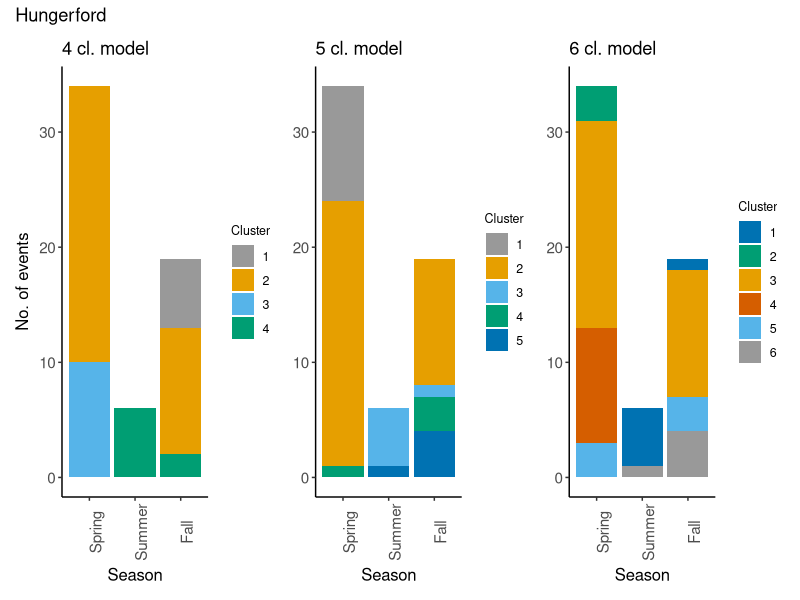
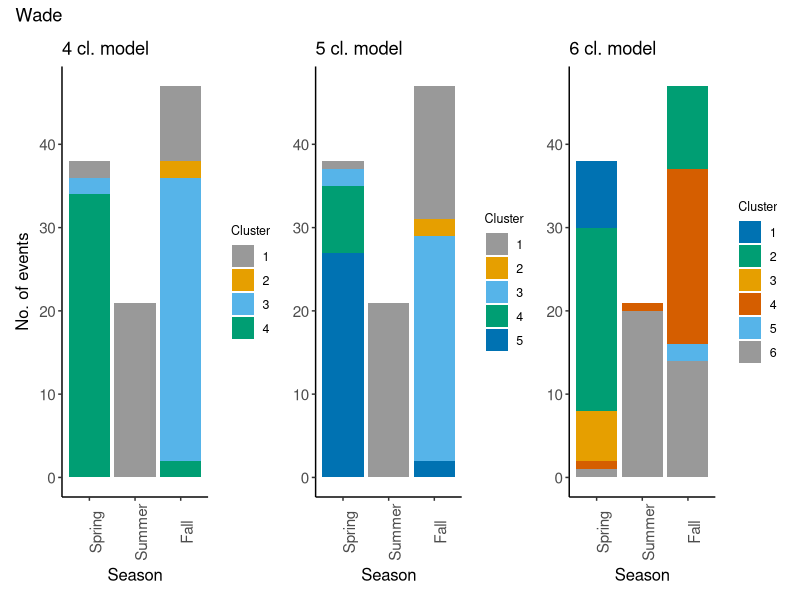
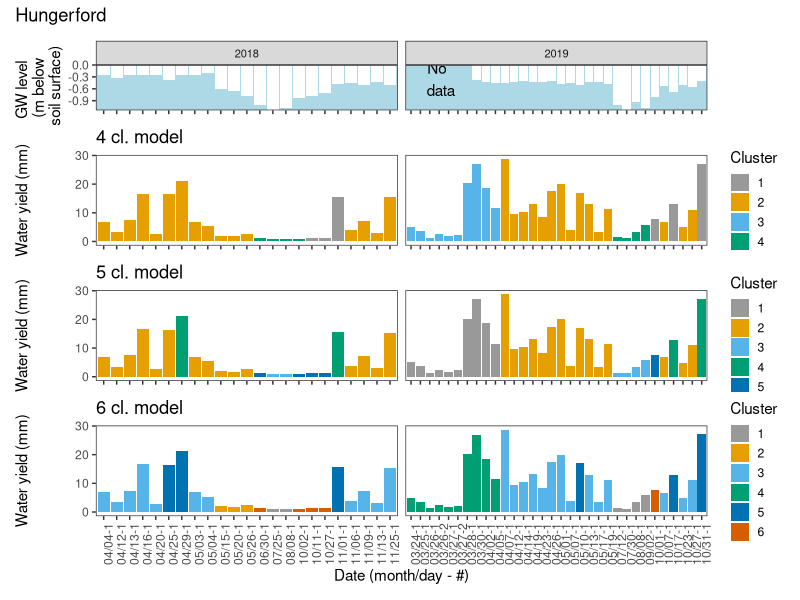
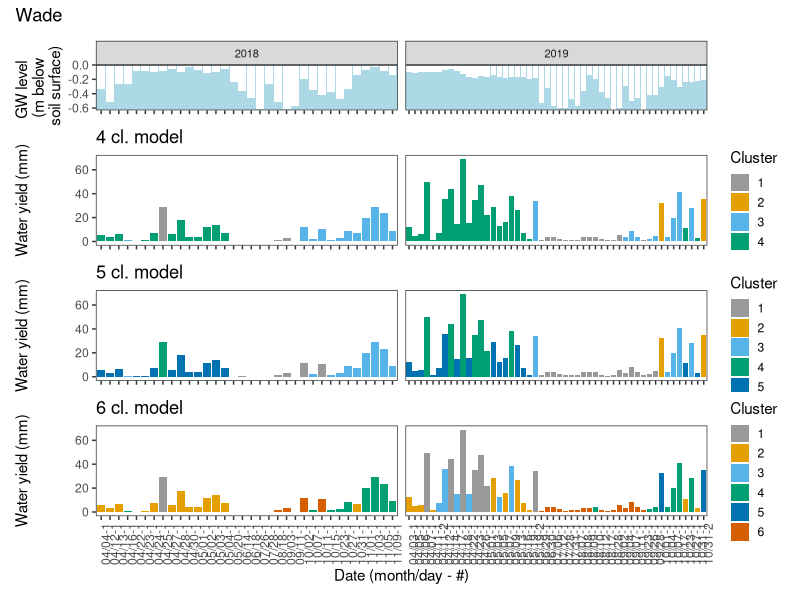
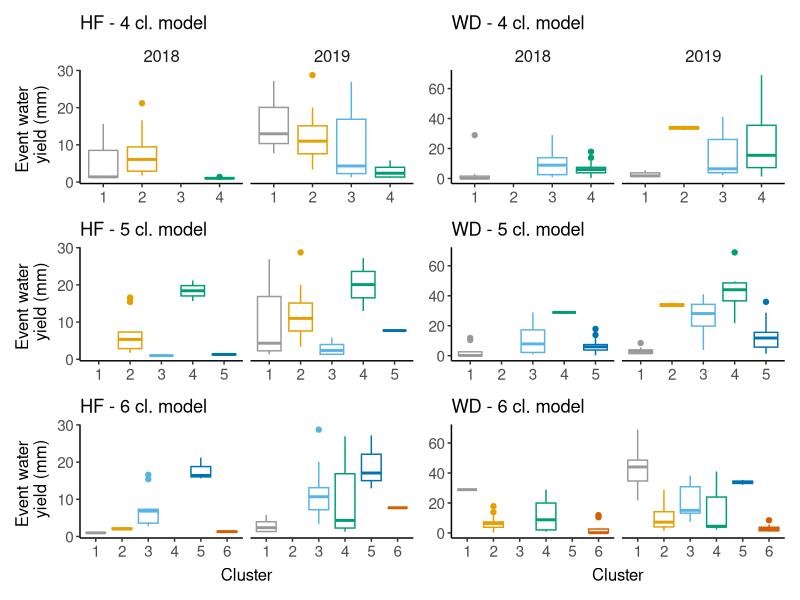
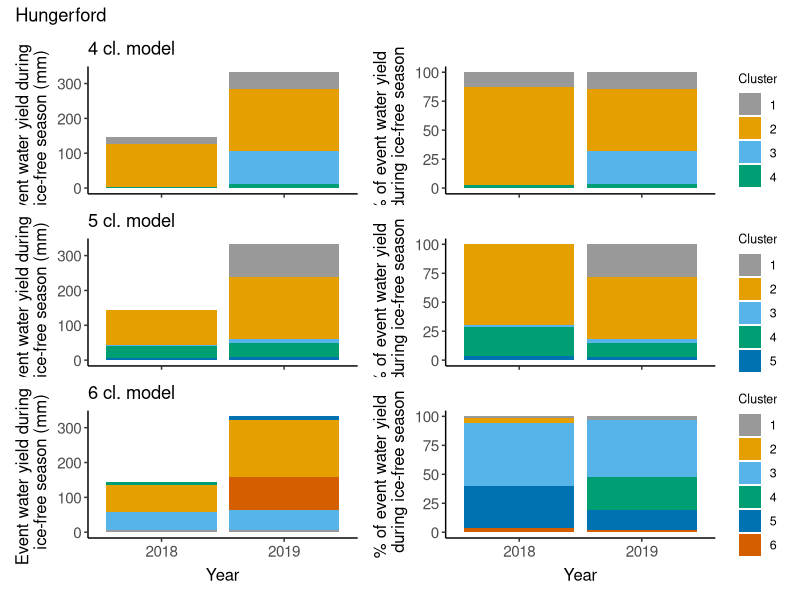
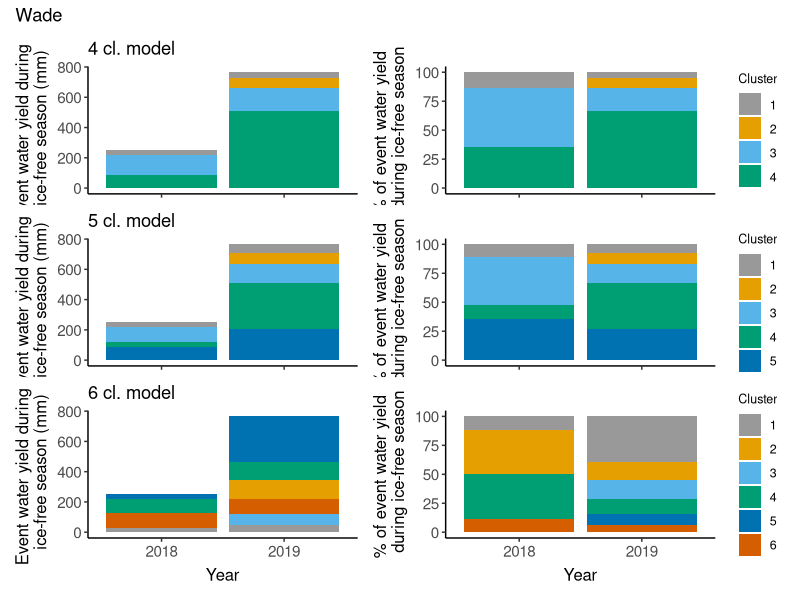

Recreate these plots in R, in order.
## ---- chunk 1
# Set defaults
knitr::opts_chunk$set(fig.width = 6, fig.asp = 0.618, out.width = "70%", fig.align = "center")

# Load packages
  library("here")      # to make file paths fail less
  library("tidyverse") # general workhorse
  library("lubridate") # to work with dates
  library("patchwork") # arranging multiple plots
## ---- chunk 2
# Read in data
  # Calculated event metrics for each site as calculated in compile_calculate_allVars.R
  hford <- read_csv(here("Data", "eventMetrics_hford.csv")) %>% 
    mutate(event_start = ymd_hms(event_start, tz = "Etc/GMT+4"))

  wade <- read_csv(here("Data", "eventMetrics_wade.csv")) %>% 
    mutate(event_start = ymd_hms(event_start, tz = "Etc/GMT+4"))

  # SOM results from SOManalysis_SITE_yields_VAR.Rmd
  # Water
  som_wat_hf <- read_csv(here("Data", "somResults", "hford", "yields", "water", "2021-04-07", "Results_hford_withClusters.csv"))
  som_wat_wd <- read_csv(here("Data", "somResults", "wade", "yields", "water", "2021-04-07", "Results_wade_withClusters.csv"))
  # NO3
  som_no3_hf <- read_csv(here("Data", "somResults", "hford", "yields", "NO3", "2021-04-08", "Results_hford_withClusters.csv"))
  som_no3_wd <- read_csv(here("Data", "somResults", "wade", "yields", "NO3", "2021-04-12", "Results_wade_withClusters.csv"))
  # SRP
  som_srp_hf <- read_csv(here("Data", "somResults", "hford", "yields", "SRP", "2021-04-08", "Results_hford_withClusters.csv"))
  som_srp_wd <- read_csv(here("Data", "somResults", "wade", "yields", "SRP", "2021-04-12", "Results_wade_withClusters.csv"))
  # Turbidity
  som_turb_hf <- read_csv(here("Data", "somResults", "hford", "yields", "turb", "2021-04-09", "Results_hford_withClusters.csv"))
  som_turb_wd <- read_csv(here("Data", "somResults", "wade", "yields", "turb", "2021-04-13", "Results_wade_withClusters.csv"))  

## ---- chunk 3
# Plotting specifics
  theme1 <- theme_classic() +
            theme(axis.text = element_text(size = 11),
                  axis.title = element_text(size = 12),
                  axis.title.x = element_text(margin=margin(5,0,0,0)),
                  axis.title.y = element_text(margin=margin(0,5,0,0)),
                  legend.title = element_text(size = 9),
                  legend.text = element_text(size = 9))
  
  # A new theme for the hysteresis plots
  theme2 <- theme(axis.line = element_blank(),
                  axis.text = element_text(size = 8),
                  axis.title = element_blank(),
                  plot.margin = unit(c(1.25,1.25,1.25,1.25), "lines"),
                  panel.background = element_blank(),
                  panel.grid.major = element_blank(), 
                  panel.grid.minor = element_blank(),
                  legend.text = element_text(size = 6),
                  legend.key.size = unit(0.1, "in"),
                  legend.margin = margin(0, 0, 0, 0),
                  legend.title = element_text(size = 6)) 
## ---- chunk 4
# Look at how cluters map onto seasons
  # Hford
    # 4 clusters
    p_hf_1 <- som_wat_hf %>% 
      group_by(clust_wat_4cl, season) %>% 
      tally() %>% 
      # Order the seasons
      mutate(season = factor(season, levels = c("spring", "summer", "fall"), labels = c("Spring", "Summer", "Fall"))) %>%
      mutate(cluster = factor(clust_wat_4cl)) %>% 
      ggplot(aes(x = season, y = n, fill = cluster)) +
        geom_bar(position = "stack", stat = "identity") +
        scale_fill_manual(name = "Cluster",
                          values = c("#999999", "#E69F00", "#56B4E9", "#009E73", "#0072B2", "#D55E00", "#CC79A7")) +
        ylab("No. of events") +
        xlab("Season") +
        theme1 +
        theme(axis.text.x = element_text(angle = 90)) +
        ggtitle("4 cl. model")

    # 5 clusters
    p_hf_2 <- som_wat_hf %>% 
      group_by(clust_wat_5cl, season) %>% 
      tally() %>% 
      # Order the seasons
      mutate(season = factor(season, levels = c("spring", "summer", "fall"), labels = c("Spring", "Summer", "Fall"))) %>%
      mutate(cluster = factor(clust_wat_5cl)) %>% 
      ggplot(aes(x = season, y = n, fill = cluster)) +
        geom_bar(position = "stack", stat = "identity") +
        scale_fill_manual(name = "Cluster",
                          values = c("#999999", "#E69F00", "#56B4E9", "#009E73", "#0072B2", "#D55E00", "#CC79A7")) +
        ylab("No. of events") +
        xlab("Season") +
        theme1 +
        theme(axis.title.y = element_blank(),
              axis.text.x = element_text(angle = 90)) +
        ggtitle("5 cl. model")
    
    # 6 clusters
    # NOTE: Colors are rearranged here to make clusters align with above 2 models; if anything changes, change these
    p_hf_3 <- som_wat_hf %>% 
      group_by(clust_wat_6cl, season) %>% 
      tally() %>% 
      # Order the seasons
      mutate(season = factor(season, levels = c("spring", "summer", "fall"), labels = c("Spring", "Summer", "Fall"))) %>%
      mutate(cluster = factor(clust_wat_6cl)) %>% 
      ggplot(aes(x = season, y = n, fill = cluster)) +
        geom_bar(position = "stack", stat = "identity") +
        scale_fill_manual(name = "Cluster",
                          # These have been rearranged for this model
                          values = c("#0072B2", "#009E73", "#E69F00", "#D55E00", "#56B4E9", "#999999", "#CC79A7")) +
        ylab("No. of events") +
        xlab("Season") +
        theme1 +
        theme(axis.title.y = element_blank(),
              axis.text.x = element_text(angle = 90)) +
        ggtitle("6 cl. model")
    
    # Arrange Hford plots
    p_hf_1 + p_hf_2 + p_hf_3 +
      plot_annotation(
        title = "Hungerford"
      )
    
  # Wade
    # 4 clusters
    p_wd_1 <- som_wat_wd %>% 
      filter(season != "winter") %>% 
      group_by(clust_wat_4cl, season) %>% 
      tally() %>% 
      # Order the seasons
      mutate(season = factor(season, levels = c("spring", "summer", "fall"), labels = c("Spring", "Summer", "Fall"))) %>%
      mutate(cluster = factor(clust_wat_4cl)) %>% 
      ggplot(aes(x = season, y = n, fill = cluster)) +
        geom_bar(position = "stack", stat = "identity") +
        scale_fill_manual(name = "Cluster",
                          values = c("#999999", "#E69F00", "#56B4E9", "#009E73", "#0072B2", "#D55E00", "#CC79A7")) +
        ylab("No. of events") +
        xlab("Season") +
        theme1 +
        theme(axis.text.x = element_text(angle = 90)) +
        ggtitle("4 cl. model")

    # 5 clusters
    p_wd_2 <- som_wat_wd %>% 
      filter(season != "winter") %>% 
      group_by(clust_wat_5cl, season) %>% 
      tally() %>% 
      # Order the seasons
      mutate(season = factor(season, levels = c("spring", "summer", "fall"), labels = c("Spring", "Summer", "Fall"))) %>%
      mutate(cluster = factor(clust_wat_5cl)) %>% 
      ggplot(aes(x = season, y = n, fill = cluster)) +
        geom_bar(position = "stack", stat = "identity") +
        scale_fill_manual(name = "Cluster",
                          values = c("#999999", "#E69F00", "#56B4E9", "#009E73", "#0072B2", "#D55E00", "#CC79A7")) +
        ylab("No. of events") +
        xlab("Season") +
        theme1 +
        theme(axis.title.y = element_blank(),
              axis.text.x = element_text(angle = 90)) +
        ggtitle("5 cl. model")
    
    # 6 clusters
    # NOTE: Colors are rearranged here to make clusters align with above 2 models; if anything changes, change these
    p_wd_3 <- som_wat_wd %>% 
      filter(season != "winter") %>% 
      group_by(clust_wat_6cl, season) %>% 
      tally() %>% 
      # Order the seasons
      mutate(season = factor(season, levels = c("spring", "summer", "fall"), labels = c("Spring", "Summer", "Fall"))) %>%
      mutate(cluster = factor(clust_wat_6cl)) %>% 
      ggplot(aes(x = season, y = n, fill = cluster)) +
        geom_bar(position = "stack", stat = "identity") +
        scale_fill_manual(name = "Cluster",
                          # These have been rearranged for this model
                          values = c("#0072B2", "#009E73", "#E69F00", "#D55E00", "#56B4E9", "#999999", "#CC79A7")) +
        ylab("No. of events") +
        xlab("Season") +
        theme1 +
        theme(axis.title.y = element_blank(),
              axis.text.x = element_text(angle = 90)) +
        ggtitle("6 cl. model")
    
    # Arrange wdord plots
    p_wd_1 + p_wd_2 + p_wd_3 +
      plot_annotation(
        title = "Wade"
      )    
  
# ggsave(here("Plots", "som_wat_hf_clustersBySeason.pdf"), device = "pdf", width = 4, height = 4, units = "in", dpi = 150)
## ---- chunk 5
# Plot timeline of event water yields & ratios colored by cluster number
# HFORD
  # First graph GW level data along with water yield timeline
  # Text for missing data on 2019 plot
  ann_text <- data.frame(month_day_rep = "03/26-2", gw_1d_well5 = -0.35, lab = "No \n data",
                         year = factor(2019, levels = c("2018", "2019")))
  # GW Plot
  p_hf_4 <- som_wat_hf %>% 
    # Only 2 events in 2017, so cutting out 2017
    filter(year(event_start) != 2017) %>%
     # Add leading zero to single digit months and days
    mutate(year = year(event_start),
           month = str_pad(month(event_start), 2, pad = 0),
           day = str_pad(day(event_start), 2, pad = 0),
           month_day = paste(month, "/", day, sep = "")) %>%
    # There is one day where there are two events, add a rep for month_day and make month_day_rep ID
    group_by(year, month_day) %>% 
    mutate(rep = row_number()) %>% 
    mutate(month_day_rep = paste(month_day, rep, sep = "-")) %>% 
  
    ggplot(aes(x = month_day_rep, y = gw_1d_well5)) +
      facet_wrap(~year, scales = "free_x", ncol = 2) +
      geom_bar(stat = "identity", fill = "white") +
      ylab("GW level \n (m below \n soil surface)") +
      xlab("Date (month/day - #)") +
      scale_y_continuous(expand = c(0, 0)) +
      theme_bw() +
      theme(panel.grid = element_blank(),
            panel.background = element_rect(fill = "lightblue"),
            strip.text.x = element_text(size = 8),
            axis.text.x = element_blank(),
            axis.title.x = element_blank()) +
    geom_text(data = ann_text, label = "No \n data")

  # 4 cluster model
  p_hf_5 <- som_wat_hf %>% 
    # Only 2 events in 2017, so cutting out 2017
    filter(year(event_start) != 2017) %>%
     # Add leading zero to single digit months and days
    mutate(year = year(event_start),
           month = str_pad(month(event_start), 2, pad = 0),
           day = str_pad(day(event_start), 2, pad = 0),
           month_day = paste(month, "/", day, sep = "")) %>%
    # There is one day where there are two events, add a rep for month_day and make month_day_rep ID
    group_by(year, month_day) %>% 
    mutate(rep = row_number()) %>% 
    mutate(month_day_rep = paste(month_day, rep, sep = "-")) %>% 
  
    ggplot(aes(x = month_day_rep, y = q_mm, fill = as.factor(clust_wat_4cl))) +
      facet_wrap(~year, scales = "free_x", ncol = 2) +
      geom_bar(stat = "identity") +
      # scale_fill_manual(name = "Cluster",
      #                   values = c("#999999", "#E69F00", "#56B4E9", "#009E73", "#0072B2", "#D55E00", "#CC79A7"),
      #                   labels = c("Warm, dry soil, big rain", 
      #                              "Very wet soil, rain/melt",
      #                              "Cold, dry soil, mostly melt",
      #                              "Low sun, wet soil, low-int. rain")) +
      scale_fill_manual(name = "Cluster",
                        values = c("#999999", "#E69F00", "#56B4E9", "#009E73", "#0072B2", "#D55E00", "#CC79A7")) +
      ylab("Water yield (mm)") +
      xlab("Date (month/day - #)") +
      theme_bw() +
      theme(panel.grid = element_blank(),
            legend.key.size = unit(0.5, "cm"),
            axis.text.x = element_blank(),
            strip.background = element_blank(),
            strip.text.x = element_blank(),
            axis.title.x = element_blank()) +
      ggtitle("4 cl. model")

  # 5 cluster model
  p_hf_6 <- som_wat_hf %>% 
    # Only 2 events in 2017, so cutting out 2017
    filter(year(event_start) != 2017) %>%
     # Add leading zero to single digit months and days
    mutate(year = year(event_start),
           month = str_pad(month(event_start), 2, pad = 0),
           day = str_pad(day(event_start), 2, pad = 0),
           month_day = paste(month, "/", day, sep = "")) %>%
    # There is one day where there are two events, add a rep for month_day and make month_day_rep ID
    group_by(year, month_day) %>% 
    mutate(rep = row_number()) %>% 
    mutate(month_day_rep = paste(month_day, rep, sep = "-")) %>% 
  
    ggplot(aes(x = month_day_rep, y = q_mm, fill = as.factor(clust_wat_5cl))) +
      facet_wrap(~year, scales = "free_x", ncol = 2) +
      geom_bar(stat = "identity") +
      # scale_fill_manual(name = "Cluster",
      #                   values = c("#999999", "#E69F00", "#56B4E9", "#009E73", "#0072B2", "#D55E00", "#CC79A7"),
      #                   labels = c("Warm, dry soil, big rain", 
      #                              "Very wet soil, rain/melt",
      #                              "Cold, dry soil, mostly melt",
      #                              "Low sun, wet soil, low-int. rain")) +
      scale_fill_manual(name = "Cluster",
                        values = c("#999999", "#E69F00", "#56B4E9", "#009E73", "#0072B2", "#D55E00", "#CC79A7")) +
      ylab("Water yield (mm)") +
      xlab("Date (month/day - #)") +
      theme_bw() +
      theme(panel.grid = element_blank(),
            legend.key.size = unit(0.5, "cm"),
            axis.text.x = element_blank(),
            strip.background = element_blank(),
            strip.text.x = element_blank(),
            axis.title.x = element_blank()) +
      ggtitle("5 cl. model")
  
  # 6 cluster model
  # NOTE: Colors are rearranged here to make clusters align with above 2 models; if anything changes, change these
  p_hf_7 <- som_wat_hf %>% 
    # Only 2 events in 2017, so cutting out 2017
    filter(year(event_start) != 2017) %>%
     # Add leading zero to single digit months and days
    mutate(year = year(event_start),
           month = str_pad(month(event_start), 2, pad = 0),
           day = str_pad(day(event_start), 2, pad = 0),
           month_day = paste(month, "/", day, sep = "")) %>%
    # There is one day where there are two events, add a rep for month_day and make month_day_rep ID
    group_by(year, month_day) %>% 
    mutate(rep = row_number()) %>% 
    mutate(month_day_rep = paste(month_day, rep, sep = "-")) %>% 
  
    ggplot(aes(x = month_day_rep, y = q_mm, fill = as.factor(clust_wat_6cl))) +
      facet_wrap(~year, scales = "free_x", ncol = 2) +
      # facet_grid(var ~ year, scales = "free") +
      geom_bar(stat = "identity") +
      # scale_fill_manual(name = "Cluster",
      #                   values = c("#999999", "#E69F00", "#56B4E9", "#009E73", "#0072B2", "#D55E00", "#CC79A7"),
      #                   labels = c("Warm, dry soil, big rain", 
      #                              "Very wet soil, rain/melt",
      #                              "Cold, dry soil, mostly melt",
      #                              "Low sun, wet soil, low-int. rain")) +
      scale_fill_manual(name = "Cluster",
                        values = c("#999999", "#E69F00", "#56B4E9", "#009E73", "#0072B2", "#D55E00", "#CC79A7")) +
      ylab("Water yield (mm)") +
      xlab("Date (month/day - #)") +
      theme_bw() +
      theme(panel.grid = element_blank(),
            legend.key.size = unit(0.5, "cm"),
            # strip.text.x = element_text(size = 8),
            axis.text.x = element_text(angle = 90),
            strip.background = element_blank(),
            strip.text.x = element_blank()) +
      ggtitle("6 cl. model")  


# Combine the plots into one using the patchwork library
p_hf_4 / p_hf_5 / p_hf_6 / p_hf_7 +
  plot_layout(
    ncol = 1, 
    heights = c(1, 2, 2, 2)) +
  plot_annotation(
    title = "Hungerford"
  )

# WADE
  # GW Plot
  p_wd_4 <- som_wat_wd %>% 
    # Only 2 events in 2017, so cutting out 2017
    filter(year(event_start) != 2017) %>%
     # Add leading zero to single digit months and days
    mutate(year = year(event_start),
           month = str_pad(month(event_start), 2, pad = 0),
           day = str_pad(day(event_start), 2, pad = 0),
           month_day = paste(month, "/", day, sep = "")) %>%
    # There is one day where there are two events, add a rep for month_day and make month_day_rep ID
    group_by(year, month_day) %>% 
    mutate(rep = row_number()) %>% 
    mutate(month_day_rep = paste(month_day, rep, sep = "-")) %>% 
  
    ggplot(aes(x = month_day_rep, y = gw_1d_well5)) +
      facet_wrap(~year, scales = "free_x", ncol = 2) +
      geom_bar(stat = "identity", fill = "white") +
      ylab("GW level \n (m below \n soil surface)") +
      xlab("Date (month/day - #)") +
      scale_y_continuous(expand = c(0, 0)) +
      theme_bw() +
      theme(panel.grid = element_blank(),
            panel.background = element_rect(fill = "lightblue"),
            strip.text.x = element_text(size = 8),
            axis.text.x = element_blank(),
            axis.title.x = element_blank())
    # geom_text(data = ann_text, label = "No \n data")

  # 4 cluster model
  p_wd_5 <- som_wat_wd %>% 
    # Only 2 events in 2017, so cutting out 2017
    filter(year(event_start) != 2017) %>%
     # Add leading zero to single digit months and days
    mutate(year = year(event_start),
           month = str_pad(month(event_start), 2, pad = 0),
           day = str_pad(day(event_start), 2, pad = 0),
           month_day = paste(month, "/", day, sep = "")) %>%
    # There is one day where there are two events, add a rep for month_day and make month_day_rep ID
    group_by(year, month_day) %>% 
    mutate(rep = row_number()) %>% 
    mutate(month_day_rep = paste(month_day, rep, sep = "-")) %>% 
  
    ggplot(aes(x = month_day_rep, y = q_mm, fill = as.factor(clust_wat_4cl))) +
      facet_wrap(~year, scales = "free_x", ncol = 2) +
      geom_bar(stat = "identity") +
      # scale_fill_manual(name = "Cluster",
      #                   values = c("#999999", "#E69F00", "#56B4E9", "#009E73", "#0072B2", "#D55E00", "#CC79A7"),
      #                   labels = c("Warm, dry soil, big rain", 
      #                              "Very wet soil, rain/melt",
      #                              "Cold, dry soil, mostly melt",
      #                              "Low sun, wet soil, low-int. rain")) +
      scale_fill_manual(name = "Cluster",
                        values = c("#999999", "#E69F00", "#56B4E9", "#009E73", "#0072B2", "#D55E00", "#CC79A7")) +
      ylab("Water yield (mm)") +
      xlab("Date (month/day - #)") +
      theme_bw() +
      theme(panel.grid = element_blank(),
            legend.key.size = unit(0.5, "cm"),
            axis.text.x = element_blank(),
            strip.background = element_blank(),
            strip.text.x = element_blank(),
            axis.title.x = element_blank()) +
      ggtitle("4 cl. model")

  # 5 cluster model
  p_wd_6 <- som_wat_wd %>% 
    # Only 2 events in 2017, so cutting out 2017
    filter(year(event_start) != 2017) %>%
     # Add leading zero to single digit months and days
    mutate(year = year(event_start),
           month = str_pad(month(event_start), 2, pad = 0),
           day = str_pad(day(event_start), 2, pad = 0),
           month_day = paste(month, "/", day, sep = "")) %>%
    # There is one day where there are two events, add a rep for month_day and make month_day_rep ID
    group_by(year, month_day) %>% 
    mutate(rep = row_number()) %>% 
    mutate(month_day_rep = paste(month_day, rep, sep = "-")) %>% 
  
    ggplot(aes(x = month_day_rep, y = q_mm, fill = as.factor(clust_wat_5cl))) +
      facet_wrap(~year, scales = "free_x", ncol = 2) +
      geom_bar(stat = "identity") +
      # scale_fill_manual(name = "Cluster",
      #                   values = c("#999999", "#E69F00", "#56B4E9", "#009E73", "#0072B2", "#D55E00", "#CC79A7"),
      #                   labels = c("Warm, dry soil, big rain", 
      #                              "Very wet soil, rain/melt",
      #                              "Cold, dry soil, mostly melt",
      #                              "Low sun, wet soil, low-int. rain")) +
      scale_fill_manual(name = "Cluster",
                        values = c("#999999", "#E69F00", "#56B4E9", "#009E73", "#0072B2", "#D55E00", "#CC79A7")) +
      ylab("Water yield (mm)") +
      xlab("Date (month/day - #)") +
      theme_bw() +
      theme(panel.grid = element_blank(),
            legend.key.size = unit(0.5, "cm"),
            axis.text.x = element_blank(),
            strip.background = element_blank(),
            strip.text.x = element_blank(),
            axis.title.x = element_blank()) +
      ggtitle("5 cl. model")
  
  # 6 cluster model
  # NOTE: Colors are rearranged here to make clusters align with above 2 models; if anything changes, change these
  p_wd_7 <- som_wat_wd %>% 
    # Only 2 events in 2017, so cutting out 2017
    filter(year(event_start) != 2017) %>%
     # Add leading zero to single digit months and days
    mutate(year = year(event_start),
           month = str_pad(month(event_start), 2, pad = 0),
           day = str_pad(day(event_start), 2, pad = 0),
           month_day = paste(month, "/", day, sep = "")) %>%
    # There is one day where there are two events, add a rep for month_day and make month_day_rep ID
    group_by(year, month_day) %>% 
    mutate(rep = row_number()) %>% 
    mutate(month_day_rep = paste(month_day, rep, sep = "-")) %>% 
  
    ggplot(aes(x = month_day_rep, y = q_mm, fill = as.factor(clust_wat_6cl))) +
      facet_wrap(~year, scales = "free_x", ncol = 2) +
      # facet_grid(var ~ year, scales = "free") +
      geom_bar(stat = "identity") +
      # scale_fill_manual(name = "Cluster",
      #                   values = c("#999999", "#E69F00", "#56B4E9", "#009E73", "#0072B2", "#D55E00", "#CC79A7"),
      #                   labels = c("Warm, dry soil, big rain", 
      #                              "Very wet soil, rain/melt",
      #                              "Cold, dry soil, mostly melt",
      #                              "Low sun, wet soil, low-int. rain")) +
      scale_fill_manual(name = "Cluster",
                        values = c("#999999", "#E69F00", "#56B4E9", "#009E73", "#0072B2", "#D55E00", "#CC79A7")) +
      ylab("Water yield (mm)") +
      xlab("Date (month/day - #)") +
      theme_bw() +
      theme(panel.grid = element_blank(),
            legend.key.size = unit(0.5, "cm"),
            # strip.text.x = element_text(size = 8),
            axis.text.x = element_text(angle = 90),
            strip.background = element_blank(),
            strip.text.x = element_blank()) +
      ggtitle("6 cl. model")  


# Combine the plots into one using the patchwork library
p_wd_4 / p_wd_5 / p_wd_6 / p_wd_7 +
  plot_layout(
    ncol = 1, 
    heights = c(1, 2, 2, 2)) +
  plot_annotation(
    title = "Wade"
  )

# ggsave(here("Plots", "som_wat_hf_eventsByCluster.pdf"), device = "pdf", width = 10, height = 6, units = "in", dpi = 150)
## ---- chunk 6
# Plot boxplots of water yields attributed to each cluster
# HFORD
  # 4 clusters
  pl_hf_x1 <- som_wat_hf %>% 
    mutate(year = year(event_start)) %>% 
    filter(year != 2017) %>% 
    ggplot(aes(x = factor(clust_wat_4cl), y = q_mm, color = factor(clust_wat_4cl))) +
    facet_wrap(~year) +
    geom_boxplot() +
    scale_color_manual(name = "Cluster",
                      values = c("#999999", "#E69F00", "#56B4E9", "#009E73", "#0072B2", "#D55E00", "#CC79A7")) +
    ylab("Event water \n yield (mm)") +
    xlab("Cluster") +
    theme1 +
    theme(legend.position = "none",
          strip.background = element_blank(),
          strip.text.x = element_text(size = 12),
          axis.title.x = element_blank()) +
  ggtitle("HF - 4 cl. model")

  # 5 clusters
  pl_hf_x2 <- som_wat_hf %>% 
    mutate(year = year(event_start)) %>% 
    filter(year != 2017) %>% 
    ggplot(aes(x = factor(clust_wat_5cl), y = q_mm, color = factor(clust_wat_5cl))) +
    facet_wrap(~year) +
    geom_boxplot() +
    scale_color_manual(name = "Cluster",
                      values = c("#999999", "#E69F00", "#56B4E9", "#009E73", "#0072B2", "#D55E00", "#CC79A7")) +
    ylab("Event water \n yield (mm)") +
    xlab("Cluster") +
    theme1 +
    theme(legend.position = "none",
          strip.background = element_blank(),
          strip.text.x = element_blank(),
          axis.title.x = element_blank()) +
  ggtitle("HF - 5 cl. model")
  
  # 6 clusters
  pl_hf_x3 <- som_wat_hf %>% 
    mutate(year = year(event_start)) %>% 
    filter(year != 2017) %>% 
    ggplot(aes(x = factor(clust_wat_6cl), y = q_mm, color = factor(clust_wat_6cl))) +
    facet_wrap(~year) +
    geom_boxplot() +
    scale_color_manual(name = "Cluster",
                      values = c("#999999", "#E69F00", "#56B4E9", "#009E73", "#0072B2", "#D55E00", "#CC79A7")) +
    ylab("Event water \n yield (mm)") +
    xlab("Cluster") +
    theme1 +
    theme(legend.position = "none",
          strip.background = element_blank(),
          strip.text.x = element_blank()) +
  ggtitle("HF - 6 cl. model")
  
# WADE
  # 4 clusters
  pl_wd_x1 <- som_wat_wd %>% 
    mutate(year = year(event_start)) %>% 
    filter(year != 2017) %>% 
    ggplot(aes(x = factor(clust_wat_4cl), y = q_mm, color = factor(clust_wat_4cl))) +
    facet_wrap(~year) +
    geom_boxplot() +
    scale_color_manual(name = "Cluster",
                      values = c("#999999", "#E69F00", "#56B4E9", "#009E73", "#0072B2", "#D55E00", "#CC79A7")) +
    ylab("Event water \n yield (mm)") +
    xlab("Cluster") +
    theme1 +
    theme(legend.position = "none",
          strip.background = element_blank(),
          strip.text.x = element_text(size = 12),
          axis.title.x = element_blank(),
          axis.title.y = element_blank()) +
  ggtitle("WD - 4 cl. model")

  # 5 clusters
  pl_wd_x2 <- som_wat_wd %>% 
    mutate(year = year(event_start)) %>% 
    filter(year != 2017) %>% 
    ggplot(aes(x = factor(clust_wat_5cl), y = q_mm, color = factor(clust_wat_5cl))) +
    facet_wrap(~year) +
    geom_boxplot() +
    scale_color_manual(name = "Cluster",
                      values = c("#999999", "#E69F00", "#56B4E9", "#009E73", "#0072B2", "#D55E00", "#CC79A7")) +
    ylab("Event water \n yield (mm)") +
    xlab("Cluster") +
    theme1 +
    theme(legend.position = "none",
          strip.background = element_blank(),
          strip.text.x = element_blank(),
          axis.title.x = element_blank(),
          axis.title.y = element_blank()) +
  ggtitle("WD - 5 cl. model")
  
  # 6 clusters
  pl_wd_x3 <- som_wat_wd %>% 
    mutate(year = year(event_start)) %>% 
    filter(year != 2017) %>% 
    ggplot(aes(x = factor(clust_wat_6cl), y = q_mm, color = factor(clust_wat_6cl))) +
    facet_wrap(~year) +
    geom_boxplot() +
    scale_color_manual(name = "Cluster",
                      values = c("#999999", "#E69F00", "#56B4E9", "#009E73", "#0072B2", "#D55E00", "#CC79A7")) +
    ylab("Event water \n yield (mm)") +
    xlab("Cluster") +
    theme1 +
    theme(legend.position = "none",
          strip.background = element_blank(),
          strip.text.x = element_blank(),
          axis.title.y = element_blank()) +
  ggtitle("WD - 6 cl. model")
  
# Combine plots
  pl_c_hf1 <- pl_hf_x1 / pl_hf_x2 / pl_hf_x3 +
    plot_annotation(
      title = "Hungerford"
    )
  
  pl_c_wd1 <- pl_wd_x1 / pl_wd_x2 / pl_wd_x3 +
    plot_annotation(
      title = "Wade"
    ) 
  
  pl_c_hf1 | pl_c_wd1
## ---- chunk 7
# Plot total yield attributed to each cluster
# HFORD
  # Calculate annual measured event yields
  annYields <-
    som_wat_hf %>% 
    # Calculate the cummulative sum of yields for each solute, year, and cluster #
    mutate(year = year(event_start)) %>% 
    group_by(year) %>% 
    summarize(ann_q_yield = sum(q_mm, na.rm = TRUE)) %>% 
    ungroup()

  # Stacked bar graph (year on x-axis; stacks = yields by cluster)
  # Total event water yield per category
  # 4 clusters
  p_hf_8 <- som_wat_hf %>% 
    # Calculate the cummulative sum of yields for each year and cluster #
    mutate(year = year(event_start)) %>% 
    group_by(year, clust_wat_4cl) %>% 
    summarize(tot_yield = sum(q_mm, na.rm = TRUE)) %>% 
    ungroup() %>% 
    # Exclude 2017 events  
    filter(year != 2017) %>% 
    ggplot(aes(x = factor(year), y = tot_yield, fill = factor(clust_wat_4cl))) +
      geom_bar(position = "stack", stat = "identity") +
      scale_fill_manual(name = "Cluster",
                        values = c("#999999", "#E69F00", "#56B4E9", "#009E73", "#0072B2", "#D55E00", "#CC79A7")) +
      ylab("Event water yield during \n ice-free season (mm)") +
      xlab("Year") +
      theme1 +
      theme(legend.position = "none",
            axis.text.x = element_blank(),
            axis.title.x = element_blank()) +
      ggtitle("4 cl. model")
  
  # 5 clusters
  p_hf_9 <- som_wat_hf %>% 
    # Calculate the cummulative sum of yields for each year and cluster #
    mutate(year = year(event_start)) %>% 
    group_by(year, clust_wat_5cl) %>% 
    summarize(tot_yield = sum(q_mm, na.rm = TRUE)) %>% 
    ungroup() %>% 
    # Exclude 2017 events  
    filter(year != 2017) %>% 
    ggplot(aes(x = factor(year), y = tot_yield, fill = factor(clust_wat_5cl))) +
      geom_bar(position = "stack", stat = "identity") +
      scale_fill_manual(name = "Cluster",
                        values = c("#999999", "#E69F00", "#56B4E9", "#009E73", "#0072B2", "#D55E00", "#CC79A7")) +
      ylab("Event water yield during \n ice-free season (mm)") +
      xlab("Year") +
      theme1 +
      theme(legend.position = "none",
            axis.text.x = element_blank(),
            axis.title.x = element_blank()) +
      ggtitle("5 cl. model") 
  
  # 6 clusters
  # NOTE: Colors are rearranged here to make clusters align with above 2 models; if anything changes, change these
  p_hf_10 <- som_wat_hf %>% 
    # Calculate the cummulative sum of yields for each year and cluster #
    mutate(year = year(event_start)) %>% 
    group_by(year, clust_wat_6cl) %>% 
    summarize(tot_yield = sum(q_mm, na.rm = TRUE)) %>% 
    ungroup() %>% 
    # Exclude 2017 events  
    filter(year != 2017) %>% 
    ggplot(aes(x = factor(year), y = tot_yield, fill = factor(clust_wat_6cl))) +
      geom_bar(position = "stack", stat = "identity") +
      scale_fill_manual(name = "Cluster",
                        # These have been rearranged for this model
                        values = c("#0072B2", "#009E73", "#E69F00", "#D55E00", "#56B4E9", "#999999", "#CC79A7")) +
      ylab("Event water yield during \n ice-free season (mm)") +
      xlab("Year") +
      theme1 +
      theme(legend.position = "none") +
      ggtitle("6 cl. model")    

  # % of event water yield during ice-free season
  # 4 clusters
  p_hf_11 <- som_wat_hf %>% 
    # Calculate the cummulative sum of yields for each solute, year, and cluster #
    mutate(year = year(event_start)) %>% 
    # pivot_longer(cols = c(NO3_kg_km2, SRP_kg_km2), names_to = "var", values_to = "value") %>% 
    # group_by(year, cluster, var) %>% 
    group_by(year, clust_wat_4cl) %>% 
    summarize(tot_q_yield = sum(q_mm, na.rm = TRUE)) %>% 
    ungroup() %>% 
    # Calculate proportion of total annual yield
    full_join(annYields) %>% 
    # mutate(prop_yield = tot_yield/ann_yield) %>% 
    mutate(prop_q_yield = tot_q_yield/ann_q_yield) %>% 
    # Exclude 2017 events
    filter(year != 2017) %>% 
    ggplot(aes(x = factor(year), y = prop_q_yield*100, fill = factor(clust_wat_4cl))) +
      # facet_wrap(~var, ncol = 2, scales = "free_y", labeller = labeller(var = labels_var)) +
      geom_bar(position = "stack", stat = "identity") +
      # scale_fill_manual(name = "Cluster",
      #                   values = c("#999999", "#E69F00", "#56B4E9", "#009E73", "#0072B2", "#D55E00", "#CC79A7"),
      #                   labels = c("Warm, dry soil, big rain", 
      #                              "Very wet soil, rain/melt",
      #                              "Cold, dry soil, mostly melt",
      #                              "Low sun, wet soil, low-int. rain")) +
      scale_fill_manual(name = "Cluster",
                        values = c("#999999", "#E69F00", "#56B4E9", "#009E73", "#0072B2", "#D55E00", "#CC79A7")) +
      ylab("% of event water yield \n during ice-free season") +
      xlab("Year") +
      theme1 +
      theme(axis.text.x = element_blank(),
            axis.title.x = element_blank())
  
  # 5 clusters
  p_hf_12 <- som_wat_hf %>% 
    # Calculate the cummulative sum of yields for each solute, year, and cluster #
    mutate(year = year(event_start)) %>% 
    # pivot_longer(cols = c(NO3_kg_km2, SRP_kg_km2), names_to = "var", values_to = "value") %>% 
    # group_by(year, cluster, var) %>% 
    group_by(year, clust_wat_5cl) %>% 
    summarize(tot_q_yield = sum(q_mm, na.rm = TRUE)) %>% 
    ungroup() %>% 
    # Calculate proportion of total annual yield
    full_join(annYields) %>% 
    # mutate(prop_yield = tot_yield/ann_yield) %>% 
    mutate(prop_q_yield = tot_q_yield/ann_q_yield) %>% 
    # Exclude 2017 events
    filter(year != 2017) %>% 
    ggplot(aes(x = factor(year), y = prop_q_yield*100, fill = factor(clust_wat_5cl))) +
      # facet_wrap(~var, ncol = 2, scales = "free_y", labeller = labeller(var = labels_var)) +
      geom_bar(position = "stack", stat = "identity") +
      # scale_fill_manual(name = "Cluster",
      #                   values = c("#999999", "#E69F00", "#56B4E9", "#009E73", "#0072B2", "#D55E00", "#CC79A7"),
      #                   labels = c("Warm, dry soil, big rain", 
      #                              "Very wet soil, rain/melt",
      #                              "Cold, dry soil, mostly melt",
      #                              "Low sun, wet soil, low-int. rain")) +
      scale_fill_manual(name = "Cluster",
                        values = c("#999999", "#E69F00", "#56B4E9", "#009E73", "#0072B2", "#D55E00", "#CC79A7")) +
      ylab("% of event water yield \n during ice-free season") +
      xlab("Year") +
      theme1 +
      theme(axis.text.x = element_blank(),
            axis.title.x = element_blank())
  
  # 6 clusters
  # NOTE: Colors are rearranged here to make clusters align with above 2 models; if anything changes, change these
  p_hf_13 <- som_wat_hf %>% 
    # Calculate the cummulative sum of yields for each solute, year, and cluster #
    mutate(year = year(event_start)) %>% 
    # pivot_longer(cols = c(NO3_kg_km2, SRP_kg_km2), names_to = "var", values_to = "value") %>% 
    # group_by(year, cluster, var) %>% 
    group_by(year, clust_wat_6cl) %>% 
    summarize(tot_q_yield = sum(q_mm, na.rm = TRUE)) %>% 
    ungroup() %>% 
    # Calculate proportion of total annual yield
    full_join(annYields) %>% 
    # mutate(prop_yield = tot_yield/ann_yield) %>% 
    mutate(prop_q_yield = tot_q_yield/ann_q_yield) %>% 
    # Exclude 2017 events
    filter(year != 2017) %>% 
    ggplot(aes(x = factor(year), y = prop_q_yield*100, fill = factor(clust_wat_6cl))) +
      # facet_wrap(~var, ncol = 2, scales = "free_y", labeller = labeller(var = labels_var)) +
      geom_bar(position = "stack", stat = "identity") +
      # scale_fill_manual(name = "Cluster",
      #                   values = c("#999999", "#E69F00", "#56B4E9", "#009E73", "#0072B2", "#D55E00", "#CC79A7"),
      #                   labels = c("Warm, dry soil, big rain", 
      #                              "Very wet soil, rain/melt",
      #                              "Cold, dry soil, mostly melt",
      #                              "Low sun, wet soil, low-int. rain")) +
      scale_fill_manual(name = "Cluster",
                        values = c("#999999", "#E69F00", "#56B4E9", "#009E73", "#0072B2", "#D55E00", "#CC79A7")) +
      ylab("% of event water yield \n during ice-free season") +
      xlab("Year") +
      theme1  
  
  # Combine into one plot
  (p_hf_8 + p_hf_11) / (p_hf_9 + p_hf_12) / (p_hf_10 + p_hf_13) +
    plot_annotation(
      title = "Hungerford"
    )
  
# WADE
  # Calculate annual measured event yields
  annYields <-
    som_wat_wd %>% 
    # Calculate the cummulative sum of yields for each solute, year, and cluster #
    mutate(year = year(event_start)) %>% 
    group_by(year) %>% 
    summarize(ann_q_yield = sum(q_mm, na.rm = TRUE)) %>% 
    ungroup()

  # Stacked bar graph (year on x-axis; stacks = yields by cluster)
  # Total event water yield per category
  # 4 clusters
  p_wd_8 <- som_wat_wd %>% 
    # Calculate the cummulative sum of yields for each year and cluster #
    mutate(year = year(event_start)) %>% 
    group_by(year, clust_wat_4cl) %>% 
    summarize(tot_yield = sum(q_mm, na.rm = TRUE)) %>% 
    ungroup() %>% 
    # Exclude 2017 events  
    filter(year != 2017) %>% 
    ggplot(aes(x = factor(year), y = tot_yield, fill = factor(clust_wat_4cl))) +
      geom_bar(position = "stack", stat = "identity") +
      scale_fill_manual(name = "Cluster",
                        values = c("#999999", "#E69F00", "#56B4E9", "#009E73", "#0072B2", "#D55E00", "#CC79A7")) +
      ylab("Event water yield during \n ice-free season (mm)") +
      xlab("Year") +
      theme1 +
      theme(legend.position = "none",
            axis.text.x = element_blank(),
            axis.title.x = element_blank()) +
      ggtitle("4 cl. model")
  
  # 5 clusters
  p_wd_9 <- som_wat_wd %>% 
    # Calculate the cummulative sum of yields for each year and cluster #
    mutate(year = year(event_start)) %>% 
    group_by(year, clust_wat_5cl) %>% 
    summarize(tot_yield = sum(q_mm, na.rm = TRUE)) %>% 
    ungroup() %>% 
    # Exclude 2017 events  
    filter(year != 2017) %>% 
    ggplot(aes(x = factor(year), y = tot_yield, fill = factor(clust_wat_5cl))) +
      geom_bar(position = "stack", stat = "identity") +
      scale_fill_manual(name = "Cluster",
                        values = c("#999999", "#E69F00", "#56B4E9", "#009E73", "#0072B2", "#D55E00", "#CC79A7")) +
      ylab("Event water yield during \n ice-free season (mm)") +
      xlab("Year") +
      theme1 +
      theme(legend.position = "none",
            axis.text.x = element_blank(),
            axis.title.x = element_blank()) +
      ggtitle("5 cl. model") 
  
  # 6 clusters
  # NOTE: Colors are rearranged here to make clusters align with above 2 models; if anything changes, change these
  p_wd_10 <- som_wat_wd %>% 
    # Calculate the cummulative sum of yields for each year and cluster #
    mutate(year = year(event_start)) %>% 
    group_by(year, clust_wat_6cl) %>% 
    summarize(tot_yield = sum(q_mm, na.rm = TRUE)) %>% 
    ungroup() %>% 
    # Exclude 2017 events  
    filter(year != 2017) %>% 
    ggplot(aes(x = factor(year), y = tot_yield, fill = factor(clust_wat_6cl))) +
      geom_bar(position = "stack", stat = "identity") +
      scale_fill_manual(name = "Cluster",
                        # These have been rearranged for this model
                        values = c("#0072B2", "#009E73", "#E69F00", "#D55E00", "#56B4E9", "#999999", "#CC79A7")) +
      ylab("Event water yield during \n ice-free season (mm)") +
      xlab("Year") +
      theme1 +
      theme(legend.position = "none") +
      ggtitle("6 cl. model")    

  # % of event water yield during ice-free season
  # 4 clusters
  p_wd_11 <- som_wat_wd %>% 
    # Calculate the cummulative sum of yields for each solute, year, and cluster #
    mutate(year = year(event_start)) %>% 
    # pivot_longer(cols = c(NO3_kg_km2, SRP_kg_km2), names_to = "var", values_to = "value") %>% 
    # group_by(year, cluster, var) %>% 
    group_by(year, clust_wat_4cl) %>% 
    summarize(tot_q_yield = sum(q_mm, na.rm = TRUE)) %>% 
    ungroup() %>% 
    # Calculate proportion of total annual yield
    full_join(annYields) %>% 
    # mutate(prop_yield = tot_yield/ann_yield) %>% 
    mutate(prop_q_yield = tot_q_yield/ann_q_yield) %>% 
    # Exclude 2017 events
    filter(year != 2017) %>% 
    ggplot(aes(x = factor(year), y = prop_q_yield*100, fill = factor(clust_wat_4cl))) +
      # facet_wrap(~var, ncol = 2, scales = "free_y", labeller = labeller(var = labels_var)) +
      geom_bar(position = "stack", stat = "identity") +
      # scale_fill_manual(name = "Cluster",
      #                   values = c("#999999", "#E69F00", "#56B4E9", "#009E73", "#0072B2", "#D55E00", "#CC79A7"),
      #                   labels = c("Warm, dry soil, big rain", 
      #                              "Very wet soil, rain/melt",
      #                              "Cold, dry soil, mostly melt",
      #                              "Low sun, wet soil, low-int. rain")) +
      scale_fill_manual(name = "Cluster",
                        values = c("#999999", "#E69F00", "#56B4E9", "#009E73", "#0072B2", "#D55E00", "#CC79A7")) +
      ylab("% of event water yield \n during ice-free season") +
      xlab("Year") +
      theme1 +
      theme(axis.text.x = element_blank(),
            axis.title.x = element_blank())
  
  # 5 clusters
  p_wd_12 <- som_wat_wd %>% 
    # Calculate the cummulative sum of yields for each solute, year, and cluster #
    mutate(year = year(event_start)) %>% 
    # pivot_longer(cols = c(NO3_kg_km2, SRP_kg_km2), names_to = "var", values_to = "value") %>% 
    # group_by(year, cluster, var) %>% 
    group_by(year, clust_wat_5cl) %>% 
    summarize(tot_q_yield = sum(q_mm, na.rm = TRUE)) %>% 
    ungroup() %>% 
    # Calculate proportion of total annual yield
    full_join(annYields) %>% 
    # mutate(prop_yield = tot_yield/ann_yield) %>% 
    mutate(prop_q_yield = tot_q_yield/ann_q_yield) %>% 
    # Exclude 2017 events
    filter(year != 2017) %>% 
    ggplot(aes(x = factor(year), y = prop_q_yield*100, fill = factor(clust_wat_5cl))) +
      # facet_wrap(~var, ncol = 2, scales = "free_y", labeller = labeller(var = labels_var)) +
      geom_bar(position = "stack", stat = "identity") +
      # scale_fill_manual(name = "Cluster",
      #                   values = c("#999999", "#E69F00", "#56B4E9", "#009E73", "#0072B2", "#D55E00", "#CC79A7"),
      #                   labels = c("Warm, dry soil, big rain", 
      #                              "Very wet soil, rain/melt",
      #                              "Cold, dry soil, mostly melt",
      #                              "Low sun, wet soil, low-int. rain")) +
      scale_fill_manual(name = "Cluster",
                        values = c("#999999", "#E69F00", "#56B4E9", "#009E73", "#0072B2", "#D55E00", "#CC79A7")) +
      ylab("% of event water yield \n during ice-free season") +
      xlab("Year") +
      theme1 +
      theme(axis.text.x = element_blank(),
            axis.title.x = element_blank())
  
  # 6 clusters
  # NOTE: Colors are rearranged here to make clusters align with above 2 models; if anything changes, change these
  p_wd_13 <- som_wat_wd %>% 
    # Calculate the cummulative sum of yields for each solute, year, and cluster #
    mutate(year = year(event_start)) %>% 
    # pivot_longer(cols = c(NO3_kg_km2, SRP_kg_km2), names_to = "var", values_to = "value") %>% 
    # group_by(year, cluster, var) %>% 
    group_by(year, clust_wat_6cl) %>% 
    summarize(tot_q_yield = sum(q_mm, na.rm = TRUE)) %>% 
    ungroup() %>% 
    # Calculate proportion of total annual yield
    full_join(annYields) %>% 
    # mutate(prop_yield = tot_yield/ann_yield) %>% 
    mutate(prop_q_yield = tot_q_yield/ann_q_yield) %>% 
    # Exclude 2017 events
    filter(year != 2017) %>% 
    ggplot(aes(x = factor(year), y = prop_q_yield*100, fill = factor(clust_wat_6cl))) +
      # facet_wrap(~var, ncol = 2, scales = "free_y", labeller = labeller(var = labels_var)) +
      geom_bar(position = "stack", stat = "identity") +
      # scale_fill_manual(name = "Cluster",
      #                   values = c("#999999", "#E69F00", "#56B4E9", "#009E73", "#0072B2", "#D55E00", "#CC79A7"),
      #                   labels = c("Warm, dry soil, big rain", 
      #                              "Very wet soil, rain/melt",
      #                              "Cold, dry soil, mostly melt",
      #                              "Low sun, wet soil, low-int. rain")) +
      scale_fill_manual(name = "Cluster",
                        values = c("#999999", "#E69F00", "#56B4E9", "#009E73", "#0072B2", "#D55E00", "#CC79A7")) +
      ylab("% of event water yield \n during ice-free season") +
      xlab("Year") +
      theme1  
  
  # Combine into one plot
  (p_wd_8 + p_wd_11) / (p_wd_9 + p_wd_12) / (p_wd_10 + p_wd_13) +
    plot_annotation(
      title = "Wade"
    )  
